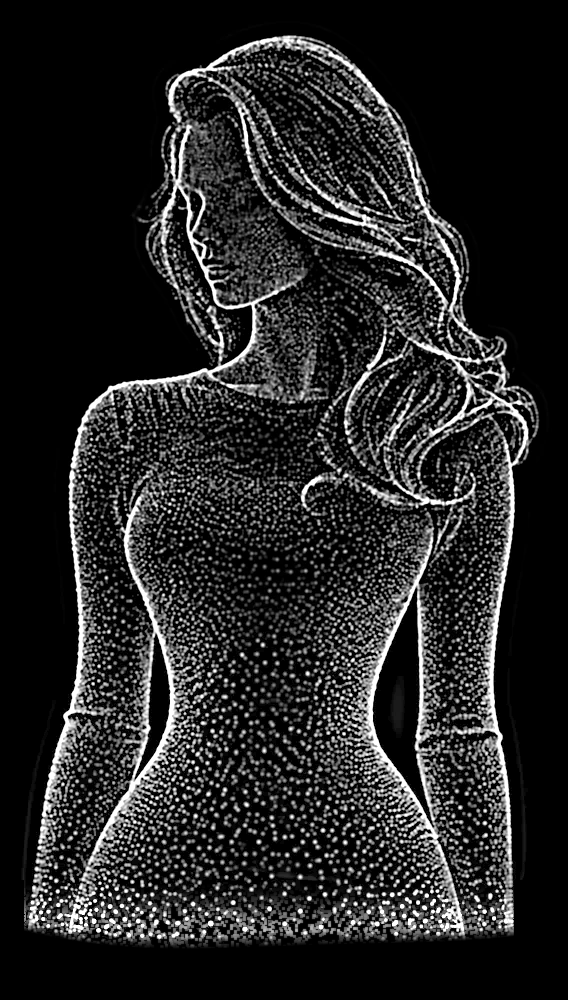
#> input picture packages-page/assets/characters/women-tone.webp, 568 x 1000 px, found by its file name
$ python women-hairflow.py
#> lines starting #> are read from the running program, lines starting #| are printed output that depends on the picture; after the words box and inside, x2 and y2 are one past the last pixel; in counts of white or black regions, pixels touching at a corner belong together
# Women hair map (Nov 2026, hair-only motion): green = how far each place of her approved artwork may move with the hair - 0 at the
# roots (the scalp) rising smoothly toward the tips, and 0 everywhere that is not hair (face, the strands framing it, neck, shoulders,
# body). Drawn on the approved women-tone.webp (568 x 1000); the polygon follows her hair mass (percent of the artwork)
import numpy as np
from PIL import Image, ImageDraw
from scipy import ndimage as nd
t = np.asarray(Image.open("women-tone.webp").convert("L")).astype(np.float32)/255; H, W = t.shape
#> after `H, W = t.shape`: H = 1000; W = 568
HAIR = [(40,6),(47,3),(55,3),(63,6),(70,12),(74,19),(77,27),(82,33),(88,37),(93,42),(94,47),(91,51),(85,53),(77,52),(68,51),
        (61,50),(58,46),(59,41),(61,38),(63,35),(62,31),(57,26),(51,20),(45,14),(40,11)]
m = Image.new("L", (W, H), 0); ImageDraw.Draw(m).polygon([(x/100*W, y/100*H) for x, y in HAIR], fill=255)
#> after `m = Image.new('L', (W, H), 0)`: m: PIL image 568x1000 L; every value is 0
#> after `ImageDraw.Draw(m).polygon([(x / 100 * W, y / 100 * H) for x, y in HAIR`:
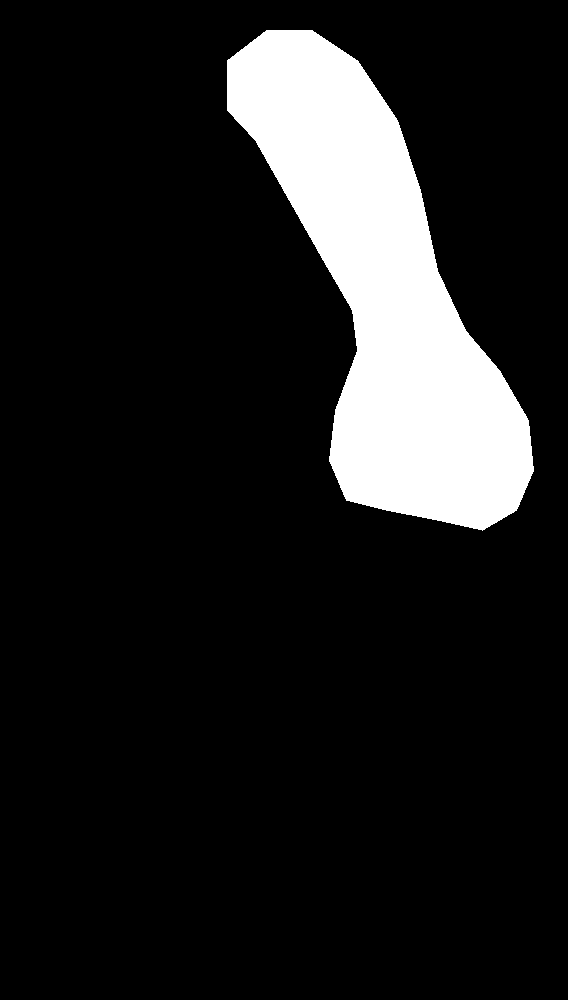
#> m: PIL image 568x1000 L; 12.4% white; 1 white region, box (x1, y1, x2, y2) and area: (227, 30, 534, 531) 70589
M = np.asarray(m) > 0
# the roots: the scalp line along the crown; weight grows with the distance from it (along the hair), full by the tips
roots = Image.new("L", (W, H), 0); ImageDraw.Draw(roots).line([(x/100*W, y/100*H) for x, y in [(40,9),(46,5),(55,5),(62,8),(66,12)]], fill=255, width=6)
#> after `ImageDraw.Draw(roots).line([(x / 100 * W, y / 100 * H) for x, y in [(4`:
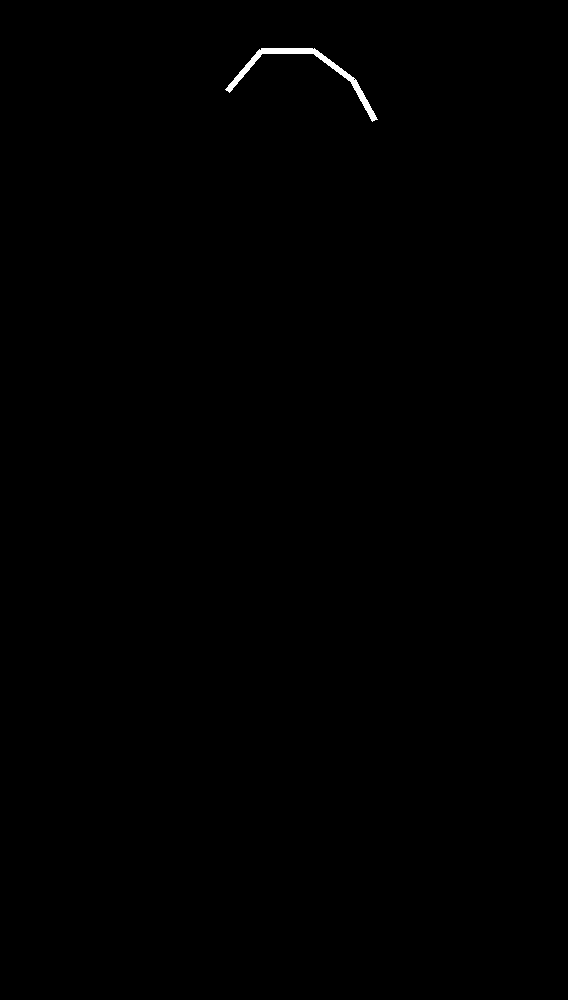
#> roots: PIL image 568x1000 L; 0.21% white; 1 white region, box (x1, y1, x2, y2) and area: (225, 48, 378, 122) 1169
dist = nd.distance_transform_edt(np.asarray(roots) == 0)/H
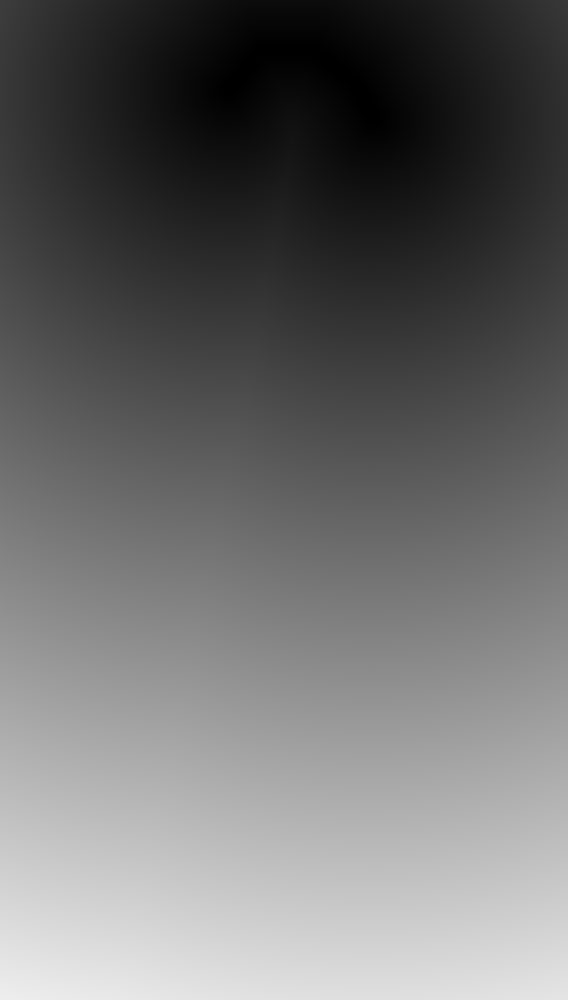
#> dist: shape (1000, 568) float64; min 0, max 0.935, mean 0.425
w = np.clip(dist/.38, 0, 1); w = w*w*(3 - 2*w)
#> after `w = w * w * (3 - 2 * w)`:
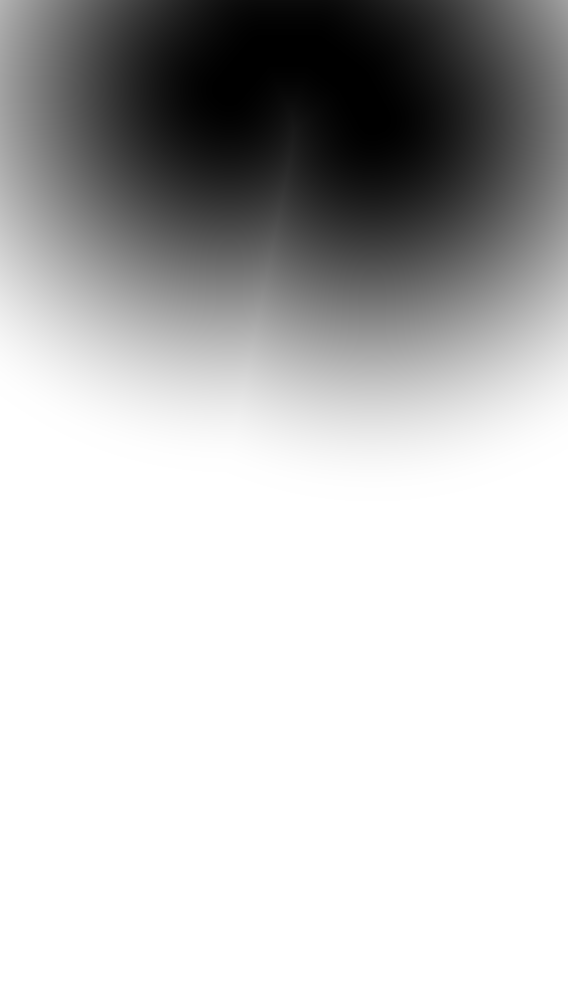
#> w: shape (1000, 568) float64; min 0, max 1, mean 0.76
w = w*nd.gaussian_filter(M.astype(np.float32), .008*W)         # soft edge, so the hair's border moves smoothly with its neighbours
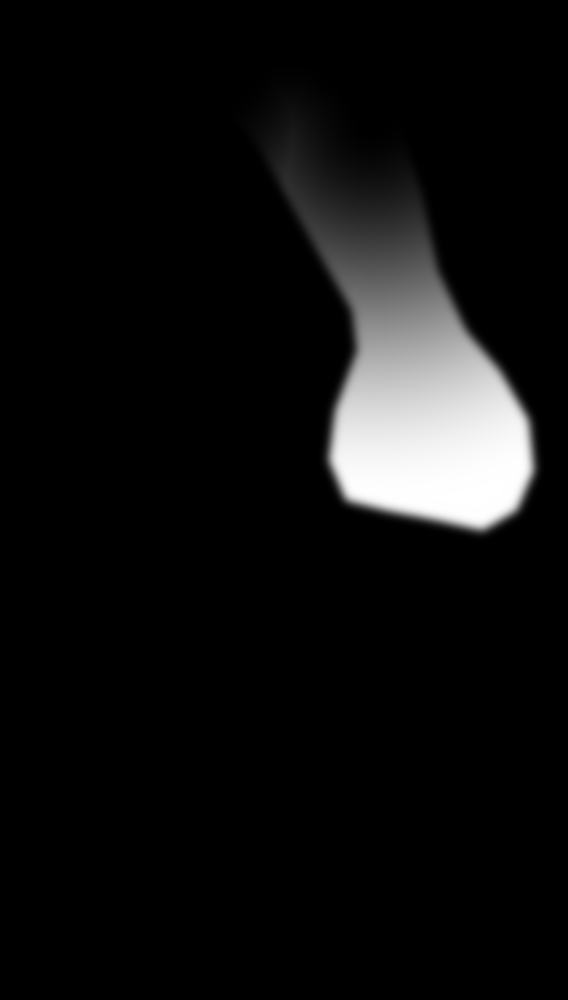
#> w: shape (1000, 568) float64; min 0, max 1, mean 0.0613
w *= nd.gaussian_filter(M.astype(np.float32), .004*W) > .02
#> w: shape (1000, 568) float64; 4.43% of pixels changed, all inside (x1, y1, x2, y2) = (209, 12, 552, 549)
g = (np.clip(w, 0, 1)*255).astype(np.uint8)
Image.fromarray(np.dstack([np.zeros_like(g), g, np.zeros_like(g)])).save("women-hairflow.png", optimize=True)
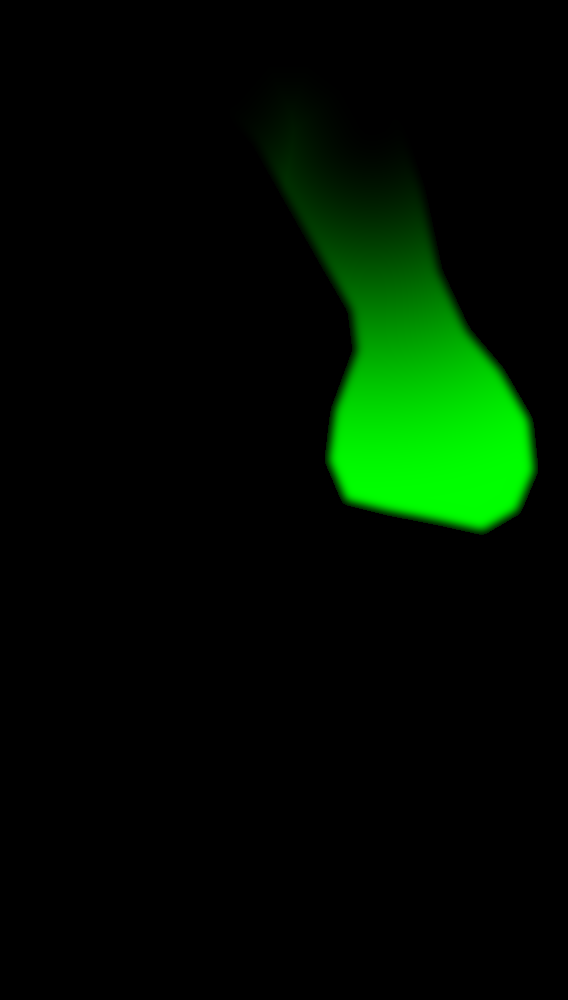
#> saved as women-hairflow.png: PIL image 568x1000 RGB; mean R, G, B 0, 15.5, 0
v = np.stack([t*.6]*3, -1); v[..., 0] = np.maximum(v[..., 0], w*.9)
#> after `v[..., 0] = np.maximum(v[..., 0], w * 0.9)`:
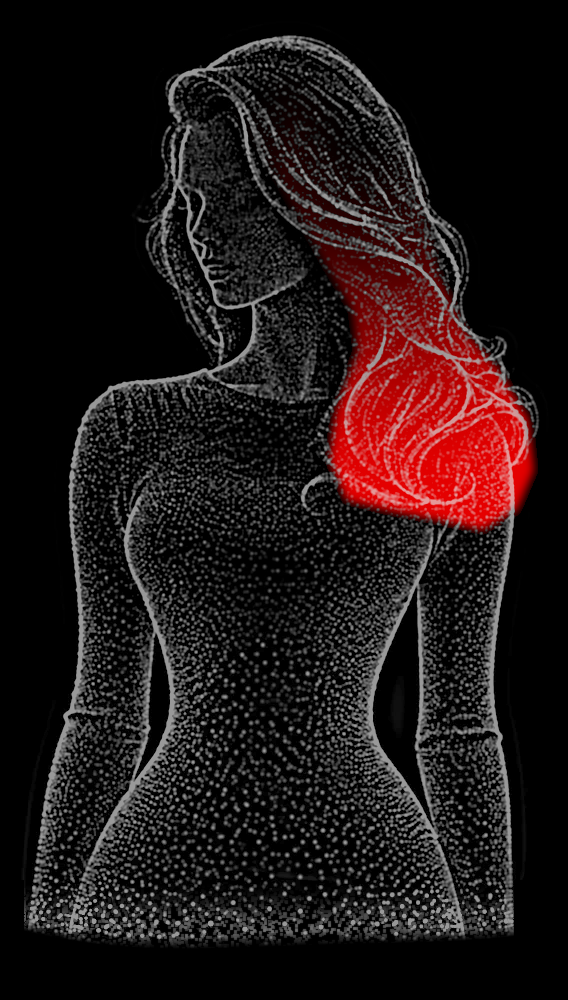
#> v: shape (1000, 568, 3) float32; mean of channels 0, 1, 2 0.13, 0.0882, 0.0882; drawn as R, G, B
Image.fromarray((np.clip(v, 0, 1)*255).astype(np.uint8)).save("/private/tmp/claude-501/-Users-dunon-Desktop-dev/9d16f62c-6c73-44bc-b294-c2850201181c/scratchpad/hairflow-check.png")
print("ok", g.max())
#| ok 255

$ run again, with packages-page/assets/characters/children-tone.webp copied over packages-page/assets/characters/women-tone.webp
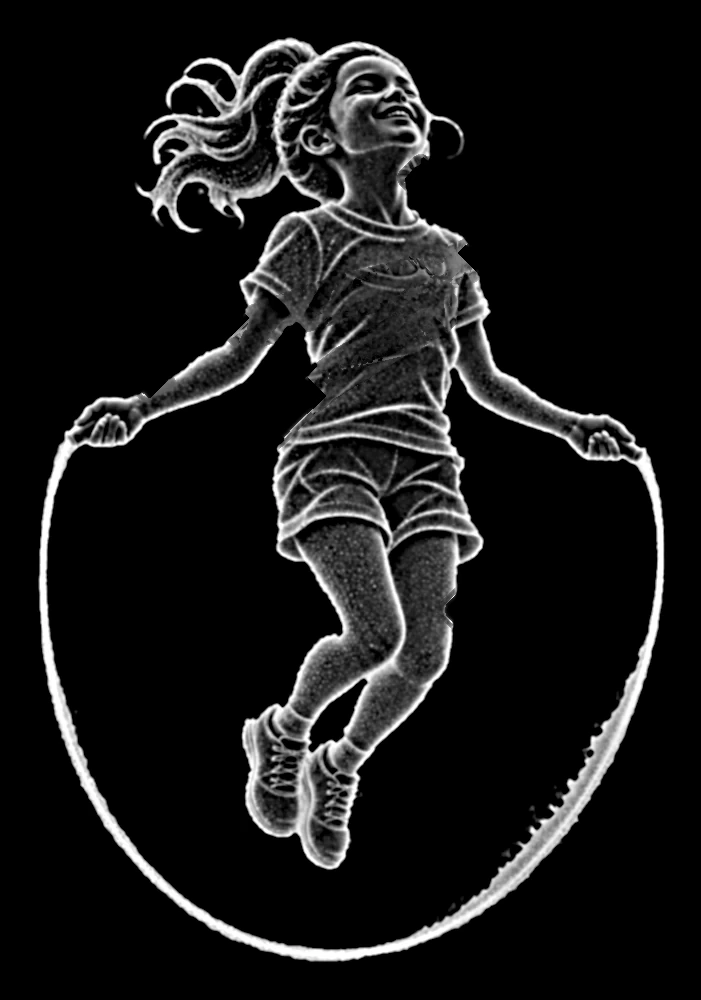
#> input picture packages-page/assets/characters/children-tone.webp, 701 x 1000 px, found by its file name
#> m: PIL image 701x1000 L; every value is 0
#> m: PIL image 701x1000 L; 12.4% white; 1 white region, box (x1, y1, x2, y2) and area: (280, 30, 659, 531) 86956
#> roots: PIL image 701x1000 L; 0.19% white; 1 white region, box (x1, y1, x2, y2) and area: (278, 48, 465, 123) 1311
#> `w = w * w * (3 - 2 * w)`:
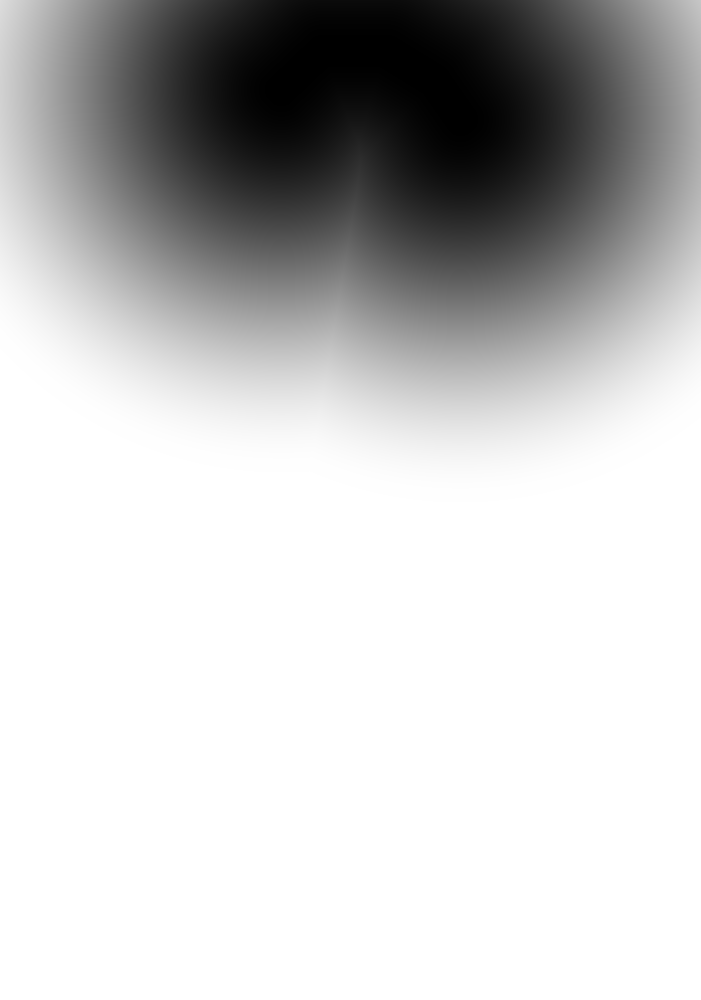
#> w: shape (1000, 701) float64; min 0, max 1, mean 0.78
#> `v[..., 0] = np.maximum(v[..., 0], w * 0.9)`:
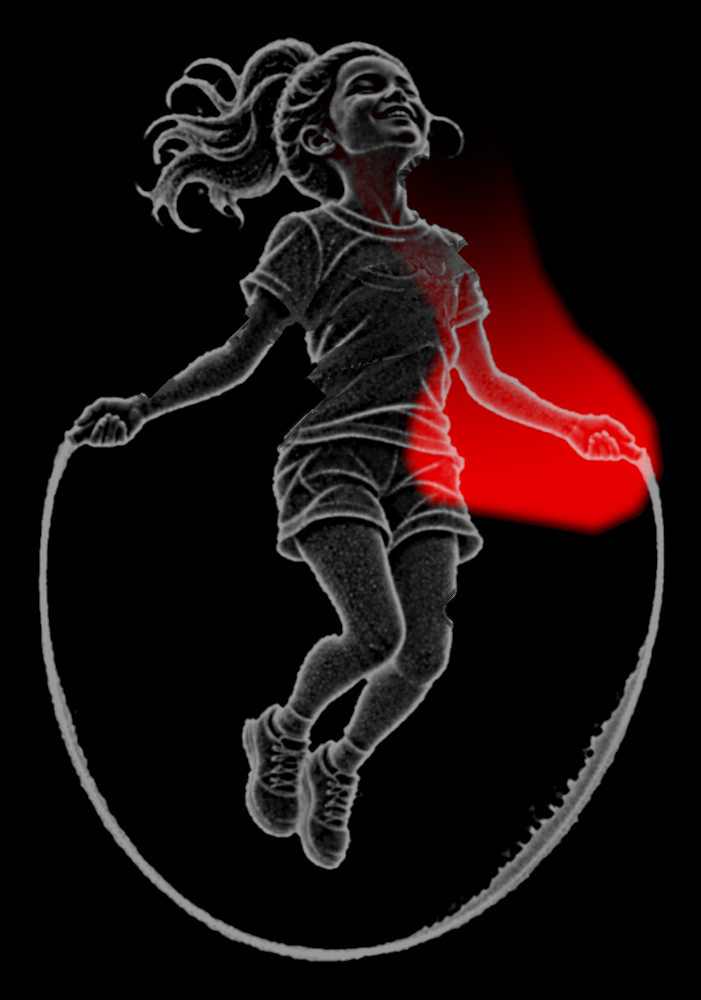
#> v: shape (1000, 701, 3) float32; mean of channels 0, 1, 2 0.105, 0.0582, 0.0582; drawn as R, G, B
#| ok 255
